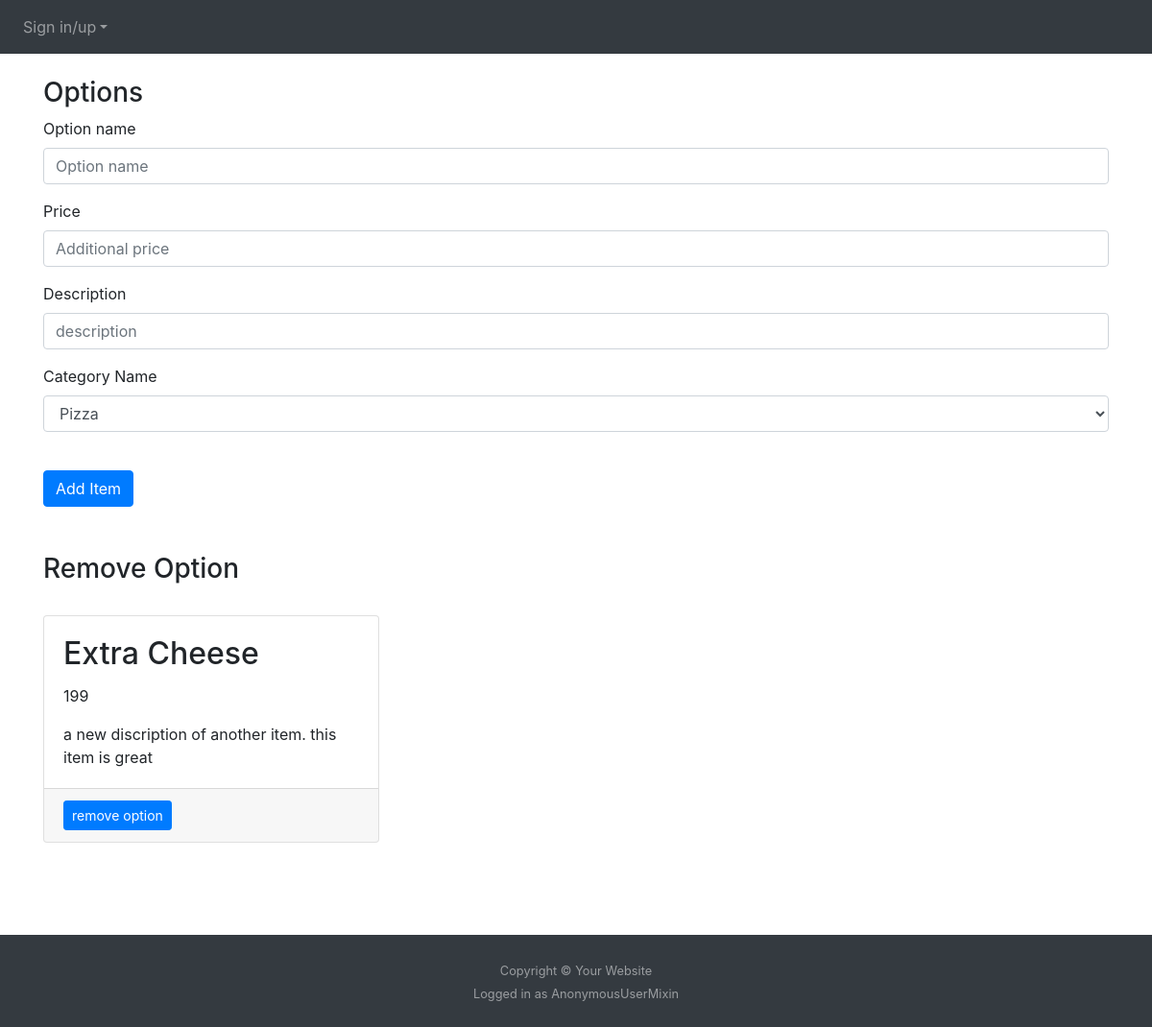
Page /addoptions on the committed database.
### website/models.py (models this page shows)
class Option(db.Model):
    id = db.Column(db.Integer, primary_key=True)
    name = db.Column(db.String(150))
    price = db.Column(db.Integer)
    description = db.Column(db.String(500))
    category = db.Column(db.Integer)

### website/admin.py (the view)
@admin.route('/addoptions', methods=['POST', 'GET'])
def addoptions():
    if request.method == 'POST':
        name = request.form.get('name')
        price = request.form.get('price')
        description = request.form.get('description')
        category = request.form.get('category')
        new_option = Option(name=name, price=price, description=description, category=category)
        db.session.add(new_option)
        db.session.commit()
        flash('Option added!', category='success')
        return redirect(url_for('admin.addoptions'))
    else:
        rows = Cart.query.filter(Cart.id).count()
        return render_template('itemoption.html', user=current_user, rows=rows, options=get_options())

### website/getters.py (called while the page is built)
def get_options():
    ids = [id[0] for id in Option.query.with_entities(Option.id).all()]
    all_options = []
    for id in ids:
        option = Option.query.filter_by(id=id).first()
        grabber = {'id':0, 'name':'', 'price':0, 'description': '', 'category': 0}
        grabber['id'] = option.id
        grabber['name'] = option.name
        grabber['price'] = option.price
        grabber['description'] = option.description
        grabber['category'] = option.category
        all_options.append(grabber)
    return all_options

### website/templates/itemoption.html (shortened to what this page needs)
{% extends "base.html" %} {% block title %}Cart{% endblock %}
{% block content%}
<form method="POST" enctype="multipart/form-data">
    <br/>
    <h3>Options</h3>
    <div class="form-group">
      <label for="name">Option name</label>
      <input
        type="name"
        class="form-control"
        id="name"
        name="name"
        placeholder="Option name"
      />
    </div>
    <div class="form-group">
      <label for="price">Price</label>
      <input
        type="price"
        class="form-control"
        id="price"
        name="price"
        placeholder="Additional price"
      />
    </div>
    <div class="form-group">
      <label for="description">Description</label>
      <input
        type="description"
        class="form-control"
        id="description"
        name="description"
        placeholder="description"
      />
    </div>
    <div class="form-group">
      <label for="category">Category Name</label>
      <select name="category" class="form-control" id="category">
        <option value="1">Pizza</option>
      </select>
    </div>
    <br/><button type="submit" class="btn btn-primary">Add Item</button>
</form>
<br/><br/>
<h3>Remove Option</h3>
<br/>
<div class="row gx-4 gx-lg-5">
  {% for i in options %}
  <div class="col-md-4 mb-5">
      <div class="card h-100">
          <div class="card-body">
              <h2 class="card-title">{{i.name}}</h2>
              <p class="card-text">{{i.price}} </p>
              <p class="card-text">{{i.description}}</p>
          </div>
          <div class="card-footer"><a class="btn btn-primary btn-sm" href="{{ url_for ('admin.remove_option', id=i.id) }}">remove option</a></div>
      </div>
  </div>
  {% endfor %}
</div>
<br/><br/>
{% endblock %}

### website/static/base.css (style rules this page uses)
html, body { height: 100%; }

### rows in the picture
Option: name "Extra Cheese", price "199", description "a new discription of another item. this item is great"

### other values in the picture
{{ user.__class__.__name__ }} "AnonymousUserMixin"
